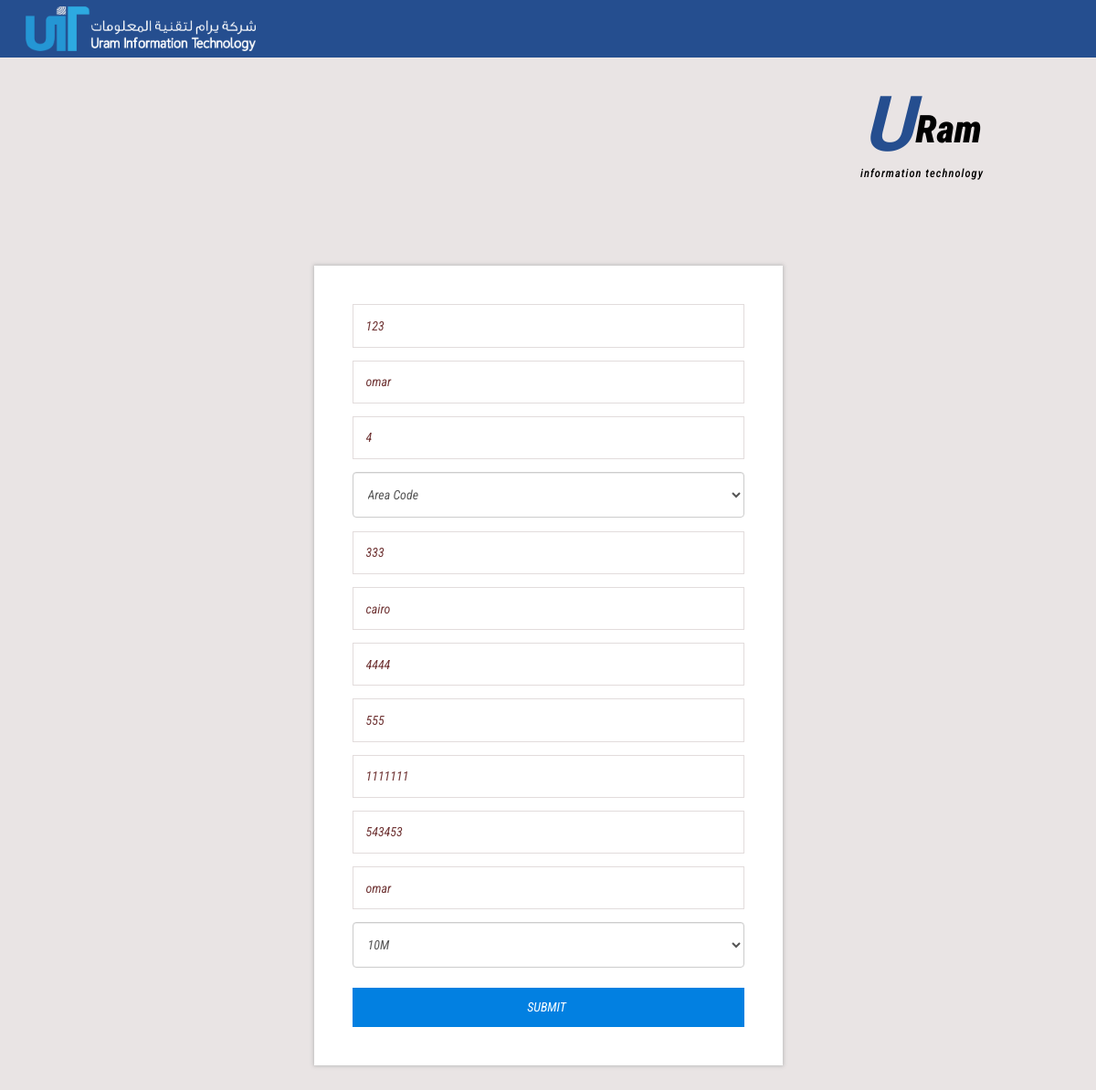
The page /edit.php?id=1 on the database its author committed.
### tables this page shows
CREATE TABLE `client_information` (
  `cli_id` int(7) NOT NULL,
  `cli_series` varchar(255) NOT NULL,
  `cli_name` varchar(255) NOT NULL,
  `cli_num_of_labs` int(3) NOT NULL,
  `area_code` varchar(255) NOT NULL,
  `cli_code` varchar(255) NOT NULL,
  `cli_location` varchar(255) NOT NULL,
  `time_period` varchar(255) NOT NULL,
  `monthly` int(11) NOT NULL,
  `total` int(11) NOT NULL,
  `paid` int(11) NOT NULL,
  `remaining` int(11) NOT NULL,
  `sales_name` varchar(255) NOT NULL,
  `inserted_time` timestamp NOT NULL DEFAULT current_timestamp()
);

### Database.php (called while the page is built, shortened)
<?php
class Database
{
    var $conn;
    function __construct()
    {
        $this->conn = mysqli_connect("localhost", "root", "", "client",);
    }
    function GetData($select)
    {
        $result = mysqli_query($this->conn, $select);
        return $result;
    }
}
?>

### edit.php (the view, shortened to what this page needs)
<?php
include_once "header.php";
include_once "Database.php";
$db = new Database();
$cli_series = '';
$cli_name = '';
$cli_num_of_laps = '';
$cli_code = '';
$cli_location = '';
$time_period = '';
$monthly = '';
$total = '';
$paid = '';
$remaining = '';
$sales_name = '';
if (isset($_GET['id'])) {
    $cli_id = $_GET['id'];
    $clientInfo = $db->GetData("SELECT * FROM client_information WHERE cli_id = " . $cli_id);
    $clientData = mysqli_fetch_assoc($clientInfo);
    $cli_series = $clientData['cli_series'];
    $cli_name = $clientData['cli_name'];
    $cli_num_of_laps = $clientData['cli_num_of_labs'];
    $cli_code = $clientData['cli_code'];
    $cli_location = $clientData['cli_location'];
    $time_period = $clientData['time_period'];
    $monthly = $clientData['monthly'];
    $total = $clientData['total'];
    $paid = $clientData['paid'];
    $remaining = $clientData['remaining'];
    $sales_name = $clientData['sales_name'];
}
?>
<div class="login-page">
    <div class="container">
        <div class="login-body">
            <form method="post" action="">
                <input type="text" name="cli_series" placeholder="Series" value="<?php echo htmlspecialchars($cli_series); ?>">
                <input type="text" name="cli_name" placeholder="User Name" value="<?php echo htmlspecialchars($cli_name); ?>">
                <input type="text" name="cli_num_of_laps" class="lock" placeholder="Num Of Laps" value="<?php echo htmlspecialchars($cli_num_of_laps); ?>">
                <select class="lock form-control" style="height:50px;" name="area_code" id="">
                    <option value="">Area Code</option>
                </select>
                <input type="text" name="cli_code" class="lock" placeholder="Lap Code" style="margin-top:15px;" value="<?php echo $cli_code; ?>">
                <input type="text" name="cli_location" class="lock" placeholder="Location" value="<?php echo $cli_location; ?>">
                <input type="text" name="monthly" class="lock" placeholder="Monthly" value="<?php echo $monthly; ?>">
                <input type="text" name="total" class="lock" placeholder="Total" value="<?php echo $total; ?>">
                <input type="text" name="paid" class="lock" placeholder="Paid" value="<?php echo $paid; ?>">
                <input type="text" name="remaining" class="lock" placeholder="Remaining" value="<?php echo $remaining; ?>">
                <input type="text" name="sales_name" class="lock" placeholder="Sales Name" value="<?php echo $sales_name; ?>">
                <select class="lock form-control" style="height:50px;" name="time_period" id="">
                    <optionvalue="6m" <?php echo ($time_period == '6m') ? 'selected' : ''; ?>>6M</optionvalue=>
                    <option value="10m" <?php echo ($time_period == '10m') ? 'selected' : ''; ?>>10M</option>
                </select>
                <div style="margin-top: 15px;">
                    <input type="submit" name="btn" value="Submit ">
                </div>
            </form>
        </div>
    </div>
</div>

### style.css (style rules this page uses)
body { margin:0; font-family: 'Roboto Condensed', sans-serif; background: #e9e4e4; font-style: italic; }
.login-page { text-align:center; }
.login-body { padding: 3em; background-color: #fff; -webkit-box-shadow:0px 0px 4px 1px rgb(189, 189, 189); -moz-box-shadow:0px 0px 4px 1px rgb(189, 189, 189); -o-box-shadow:0px 0px 4px 1px rgb(189, 189, 189); -ms-box-shadow:0px 0px 4px 1px rgb(189, 189, 189); box-shadow:0px 0px 4px 1px rgb(189, 189, 189); width: 40%; margin: 0 auto; margin-top: 2%; height: 100%; }
.login-page input[type="text"], .login-page input[type="password"] { font-size: 1em; padding: 0.9em 1em; width: 100%; color: #703535; outline: none; border: 1px solid #E2DCDC; background: #FFFFFF; margin: 0 0 1em 0; -webkit-transition:.5s all; -moz-transition:.5s all; -o-transition:.5s all; -ms-transition:.5s all; transition:.5s all; -webkit-appearance:none; }
.login-page input[type="submit"] { border: none; outline: none; cursor: pointer; color: #fff; background: #0280e1; width: 100%; padding: .8em 1em; font-size: 1em; margin: 0.5em 0 0; -webkit-transition:.5s all; -moz-transition:.5s all; -o-transition:.5s all; -ms-transition:.5s all; transition:.5s all; text-transform: uppercase; -webkit-appearance:none; }
@media (max-width:1366px) { .welcome, .deals, .card-page, .help, .values, .privacy, .sitemap, .products, .related-products, .login-page, .contact, .about, .faq-w3agile, .wthree-offers, .w3l-services { padding: 4em 0; } }
@media (max-width:1366px) { .login-body { width: 45%; } }

### rows shown on the page
client_information: cli_series "123", cli_name "omar", cli_num_of_laps "4", cli_code "333", cli_location "cairo", monthly "4444", total "555", paid "1111111", remaining "543453", sales_name "omar", time_period "10M"
